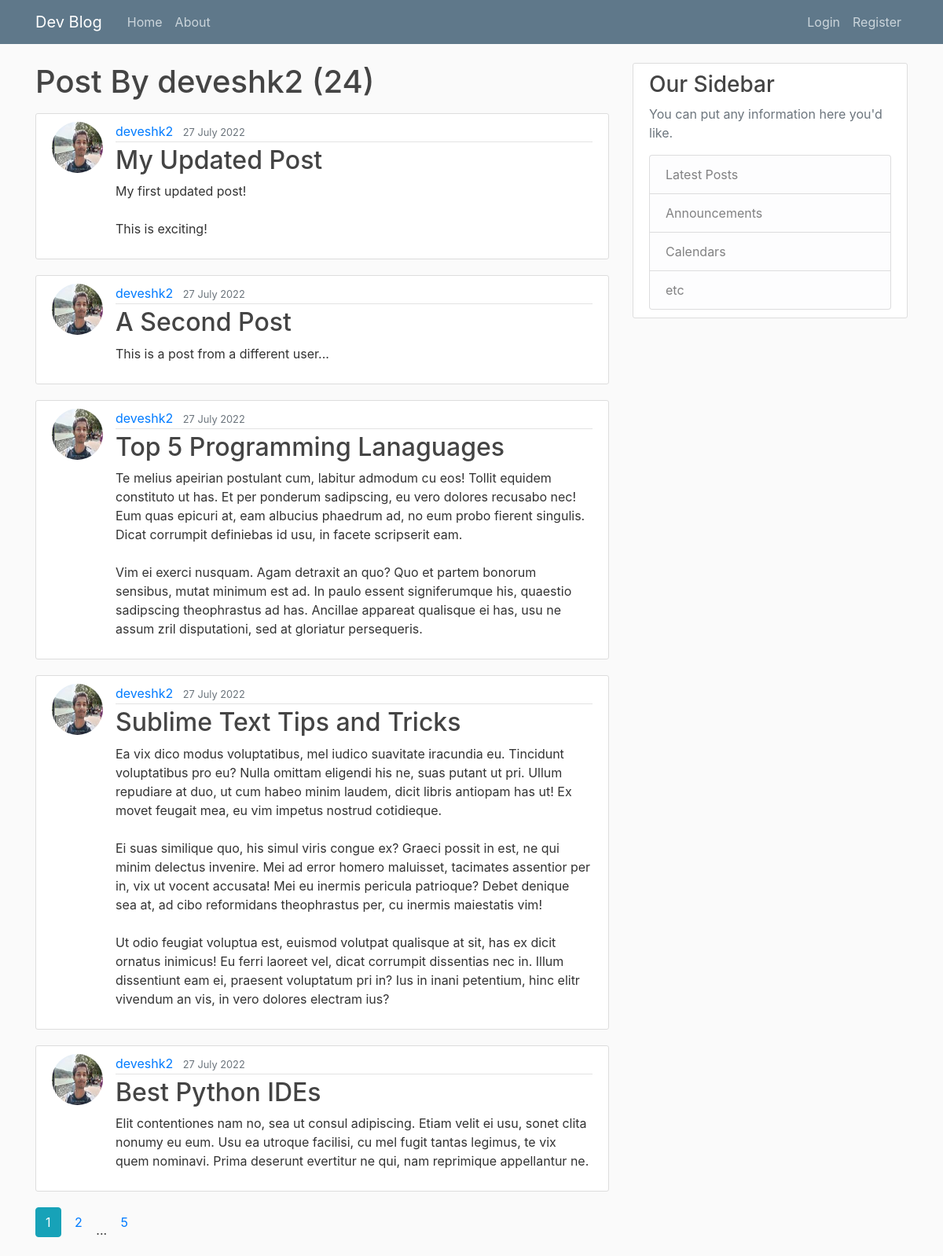
The page /user/deveshk2 on the database its author committed.
### FlaskBlog/models.py (models this page shows, shortened)
class User(db.Model, UserMixin):
    id = db.Column(db.Integer, primary_key=True)
    username = db.Column(db.String(20), unique=True, nullable=False)
    email = db.Column(db.String(120), unique=True, nullable=False)
    image_file = db.Column(db.String(120), nullable=False, default="default.jpg")
    password = db.Column(db.String(60), nullable=False)
    posts = db.relationship("Post", backref="author", lazy=True)

class Post(db.Model):
    id = db.Column(db.Integer, primary_key=True)
    title = db.Column(db.String(100), nullable=False)
    date_posted = db.Column(db.DateTime, nullable=False, default=date.today())
    content = db.Column(db.Text, nullable=False)
    user_id = db.Column(db.Integer, db.ForeignKey("user.id"), nullable=False)

### FlaskBlog/Users/route.py (the view)
@users.route("/user/<string:username>")
def user_posts(username):
    page = request.args.get('page', 1, type=int)
    user = User.query.filter_by(username=username).first_or_404()
    posts = Post.query.filter_by(author=user) \
        .order_by(Post.date_posted.desc()) \
        .paginate(page=page, per_page=5)
    return render_template('user_posts.html', posts=posts, user=user)

### FlaskBlog/templates/user_posts.html
{% extends "layout.html" %}
{% block content %}
<h1 class="mb-3">Post By {{ user.username }} ({{ posts.total }})</h1>
{% for post in posts.items %}
<article class="media content-section">
    <img class="rounded-circle article-img"
         src="{{ url_for('static', filename='profile_pics/' + post.author.image_file) }}">
    <div class="media-body">
        <div class="article-metadata">
            <a class="mr-2" href="{{ url_for('users.user_posts', username=post.author.username) }}">{{ post.author.username }}</a>
            <small class="text-muted">{{ post.date_posted.strftime("%d %B %Y") }}</small>
        </div>
        <h2><a class="article-title" href="{{ url_for('posts.my_post', post_id=post.id) }}">{{ post.title }}</a></h2>
        <p class="article-content">{{ post.content }}</p>
    </div>
</article>
{% endfor %}
{% for page_num in posts.iter_pages(left_edge=1, right_edge=1, left_current=1, right_current=2) %}
{% if page_num %}
{% if posts.page == page_num %}
<a class="btn btn-outline-info mb-4 active" href="{{ url_for('users.user_posts', username=user.username, page=page_num) }}">{{ page_num }}</a>
{% else %}
<a class="btn btn-outing-info mb-4" href="{{ url_for('users.user_posts', username=user.username, page=page_num) }}">{{ page_num }}</a>
{% endif %}
{% else %}
...
{% endif %}
{% endfor %}
{% endblock content %}

### FlaskBlog/static/main.css (style rules this page uses)
body { background: #fafafa; color: #333333; margin-top: 5rem; }
h1, h2, h3, h4, h5, h6 { color: #444444; }
.content-section { background: #ffffff; padding: 10px 20px; border: 1px solid #dddddd; border-radius: 3px; margin-bottom: 20px; }
.article-title { color: #444444; }
.article-content { white-space: pre-line; }
.article-img { height: 65px; width: 65px; margin-right: 16px; }
.article-metadata { padding-bottom: 1px; margin-bottom: 4px; border-bottom: 1px solid #e3e3e3 }

### rows shown on the page
User: username "deveshk2"
Post: image_file (picture), author.username "deveshk2", date_posted "27 July 2022", title "My Updated Post", content "My first updated post! This is exciting!"
Post: image_file (picture), author.username "deveshk2", date_posted "27 July 2022", title "A Second Post", content "This is a post from a different user..."
Post: image_file (picture), author.username "deveshk2", date_posted "27 July 2022", title "Top 5 Programming Lanaguages", content "Te melius apeirian postulant cum, labitur admodum cu eos! Tollit equidem constituto ut has. Et per ponderum sadipscing, eu vero dolores recusabo nec! Eum quas epicuri at, eam albucius phaedrum ad, no eum probo fierent singulis. Dicat corrumpit definiebas id usu, in facete scripserit eam. Vim ei exerci nusquam. Agam detraxit an quo? Quo et partem bonorum sensibus, mutat minimum est ad. In paulo essent signiferumque his, quaestio sadipscing theophrastus ad has. Ancillae appareat qualisque ei has, usu ne assum zril disputationi, sed at gloriatur persequeris."
Post: image_file (picture), author.username "deveshk2", date_posted "27 July 2022", title "Sublime Text Tips and Tricks", content "Ea vix dico modus voluptatibus, mel iudico suavitate iracundia eu. Tincidunt voluptatibus pro eu? Nulla omittam eligendi his ne, suas putant ut pri. Ullum repudiare at duo, ut cum habeo minim laudem, dicit libris antiopam has ut! Ex movet feugait mea, eu vim impetus nostrud cotidieque. Ei suas similique quo, his simul viris congue ex? Graeci possit in est, ne qui minim delectus invenire. Mei ad error homero maluisset, tacimates assentior per in, vix ut vocent accusata! Mei eu inermis pericula patrioque? Debet denique sea at, ad cibo reformidans theophrastus per, cu inermis maiestatis vim! Ut odio feugiat voluptua est, euismod volutpat qualisque at sit, has ex dicit ornatus inimicus! Eu…"
Post: image_file (picture), author.username "deveshk2", date_posted "27 July 2022", title "Best Python IDEs", content "Elit contentiones nam no, sea ut consul adipiscing. Etiam velit ei usu, sonet clita nonumy eu eum. Usu ea utroque facilisi, cu mel fugit tantas legimus, te vix quem nominavi. Prima deserunt evertitur ne qui, nam reprimique appellantur ne."

### other values the page prints
{{ posts.total }} "24"
{{ page_num }} "1"
{{ page_num }} "2" "5"
